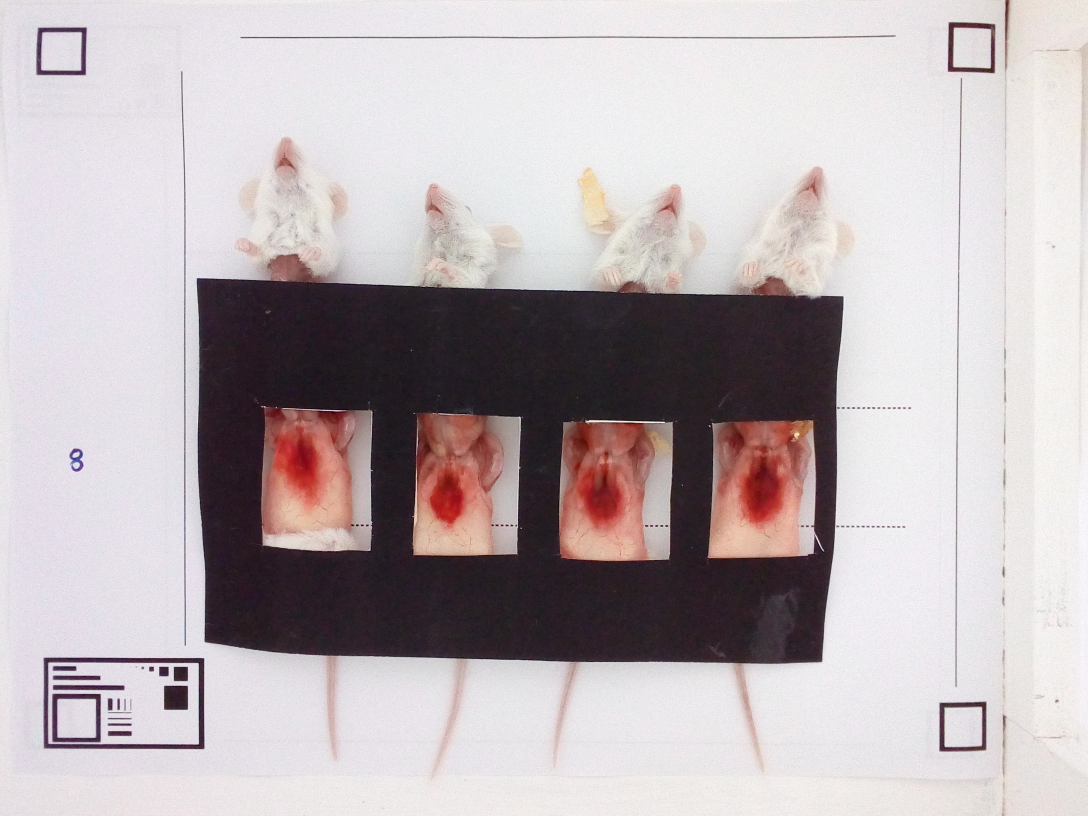
#> input picture example_image.jpg, 3264 x 2448 px (shown at 1/3 size)
$ python -i preprocess.py   (imports and definitions only)
#> lines starting #> are read from the running program, lines starting #| are printed output that depends on the picture; after the words box and inside, x2 and y2 are one past the last pixel; in counts of white or black regions, pixels touching at a corner belong together
import cv2
import numpy as np

def rescale_image(image, res, target_res=6, interpolation=cv2.INTER_CUBIC):

    scale_factor = target_res / res

    new_shape = np.round(np.array(image.shape[:2]) * scale_factor).astype(int)
    new_shape = (new_shape[1], new_shape[0])

    rescaled_image = cv2.resize(image, new_shape, interpolation=cv2.INTER_CUBIC)

    return rescaled_image

def srgb_to_linear(srgb):
    # https://stackoverflow.com/questions/596216/formula-to-determine-perceived-brightness-of-rgb-color/56678483#56678483
    srgb = srgb.astype('float32') / 255.0

    upper = ((srgb + 0.055) / 1.055)**2.4
    lower = srgb / 12.92
    linear = np.where(srgb > 0.04045, upper, lower)

    linear = np.clip(np.round(linear * 255), 0, 255).astype('uint8')
    return linear

def linear_to_srgb(linear):
    linear = linear.astype('float32') / 255.0

    upper = 1.055 * linear**(1.0 / 2.4) - 0.055
    lower = 12.92 * linear
    srgb = np.where(linear > 0.0031308, upper, lower)

    srgb = np.clip(np.round(srgb * 255), 0, 255).astype('uint8')
    return srgb

def auto_white_balance(image, clipping=0.0005):

    # https://stackoverflow.com/questions/48268068/how-do-i-do-the-equivalent-of-gimps-colors-auto-white-balance-in-python-fu

    balanced_image = np.zeros(image.shape)

    for i in range(3):
        hist = np.histogram(image[..., i].ravel(), 256, (0, 256))[0]

        clipping_range = np.where(hist > (hist.sum() * clipping))

        c_min = np.min(clipping_range)
        c_max = np.max(clipping_range)

        balanced_image[...,i] = np.clip(image[...,i], c_min, c_max)
        balanced_image[...,i] = (balanced_image[...,i] - c_min) / (c_max - c_min)

    balanced_image = (balanced_image * 255).astype('uint8')
    return balanced_image

def find_black_square(image, multiscale_factor=0.95, t1=200, t2=200, return_template=False):

    # Convert image to grayscale
    gray_image = cv2.cvtColor(image, cv2.COLOR_RGB2GRAY)

    # Define black square template
    template = np.pad(np.ones((16,16), dtype='uint8') * 255, ((2,2),(2,2)))
    template = np.pad(template, ((2,2),(2,2)), constant_values=255)
    template = cv2.resize(template, (0,0), fx=2, fy=2, interpolation=cv2.INTER_NEAREST)
    edge_template = cv2.Canny(template, 100, 200)

    # Do multiscale template matching on edges
    highest_val = 0
    coordinates = None
    for i in range(30):

        # Scale image and find edges
        current_scale = multiscale_factor**i
        resized_image = cv2.resize(gray_image,
                                   (0,0),
                                   fx=current_scale,
                                   fy=current_scale,
                                   interpolation=cv2.INTER_NEAREST)
        edge_image = cv2.Canny(resized_image, t1, t2)

        # Search for template
        result = cv2.matchTemplate(edge_image, edge_template, cv2.TM_CCOEFF)
        min_val, max_val, min_loc, max_loc = cv2.minMaxLoc(result)

        # Update best match
        if max_val > highest_val:
            highest_val = max_val
            coordinates = np.round(np.array(max_loc) / current_scale).astype(int)
            bbox_size = np.round(template.shape[0] / current_scale).astype(int)

    black_square = image[coordinates[1]:coordinates[1] + bbox_size,
                         coordinates[0]:coordinates[0] + bbox_size,:]
    scaled_template = cv2.resize(template, (bbox_size, bbox_size), interpolation=cv2.INTER_NEAREST)

    if return_template:
        return black_square, scaled_template
    else:
        return black_square

def find_all_black_squares(image, multiscale_factor=0.95, t1=200, t2=200):

    split_value = (np.array(image.shape) / 2).astype(int)

    black_squares = []

    for i in range(2):
        start_x = i * split_value[0]
        end_x = i * split_value[0] + split_value[0]
        for j in range(2):
            start_y = j * split_value[1]
            end_y = j * split_value[1] + split_value[1]

            quadrant = image[start_x:end_x,start_y:end_y,:]
            black_square = find_black_square(quadrant, multiscale_factor=multiscale_factor, t1=t1, t2=t2)
            black_squares.append(black_square)

    return black_squares

def estimate_white_point(image, return_area=False):

    # Threshold grayscale image
    gray_image = cv2.cvtColor(image, cv2.COLOR_RGB2GRAY)
    mask = (cv2.threshold(gray_image, 0.75*255, 255, cv2.THRESH_BINARY)[1] / 255).astype('uint8')

    # Compute white area and white point
    white_area = np.sum(mask)
    white_point = np.sum(image * mask[:,:,None], axis=(0,1)) / white_area

    if return_area:
        return white_point, white_area
    else:
        return white_point

def estimate_black_point(image, return_area=False):

    # Threshold grayscale image
    gray_image = cv2.cvtColor(image, cv2.COLOR_RGB2GRAY)
    mask = 1 - (cv2.threshold(gray_image, 0.25*255, 255, cv2.THRESH_BINARY)[1] / 255).astype('uint8')

    # Compute black area and black point
    black_area = np.sum(mask)
    black_point = np.sum(image * mask[:,:,None], axis=(0,1)) / black_area

    if return_area:
        return black_point, black_area
    else:
        return black_point

def estimate_pixel_resolution(image, inner_area=10**2, return_pixel_area=False):

    # Threshold grayscale image
    gray_image = cv2.cvtColor(image, cv2.COLOR_RGB2GRAY)
    mask = (cv2.threshold(gray_image, 127, 255, cv2.THRESH_BINARY)[1] / 255).astype('uint8')

    # Connected components
    # from scipy.ndimage import label, generate_binary_structure
    # labeled_array, num_features = label(mask, structure=generate_binary_structure(2,1))
    num_features, labeled_array = cv2.connectedComponents(mask)

    # Find and mask largest object
    object_mask = (labeled_array == np.argmax([np.sum(labeled_array == i) for i in range(num_features)]))

    # Compute pixel area and resolution
    pixel_area = np.sum(object_mask)
    pixel_resolution = np.sqrt(inner_area) / np.sqrt(pixel_area)

    if return_pixel_area:
        return pixel_resolution, pixel_area
    else:
        return pixel_resolution

def compute_square_info(black_squares, inner_area=10**2):

    total_inner_area = 0
    total_pixel_area = 0

    total_white_area = 0
    total_white_point = np.zeros(3)

    total_black_area = 0
    total_black_point = np.zeros(3)

    for i in range(len(black_squares)):

        pixel_resolution, pixel_area = estimate_pixel_resolution(black_squares[i],
                                                                 inner_area=inner_area,
                                                                 return_pixel_area=True)
        total_inner_area += inner_area
        total_pixel_area += pixel_area

        white_point, white_area = estimate_white_point(black_squares[i],
                                                       return_area=True)
        black_point, black_area = estimate_black_point(black_squares[i],
                                                       return_area=True)
        total_white_point += white_point * white_area
        total_white_area += white_area

        total_black_point += black_point * black_area
        total_black_area += black_area

    white_point = total_white_point / total_white_area
    black_point = total_black_point / total_black_area

    pixel_resolution = 1 / (np.sqrt(total_inner_area) / np.sqrt(total_pixel_area))

    return white_point, black_point, pixel_resolution

def white_balance(image, white_point, black_point):

    image = image.astype(float)

    lum = np.mean(white_point)
    image[...,0] = (image[...,0] - black_point[0]) * lum / (white_point[0] - black_point[0])
    image[...,1] = (image[...,1] - black_point[1]) * lum / (white_point[1] - black_point[1])
    image[...,2] = (image[...,2] - black_point[2]) * lum / (white_point[2] - black_point[2])

    image = np.round(np.clip(image, 0, 255)).astype('uint8')

    return image

def rescale_image(image, res, target_res=6, interpolation=cv2.INTER_CUBIC):

    scale_factor = target_res / res

    new_shape = np.round(np.array(image.shape[:2]) * scale_factor).astype(int)
    new_shape = (new_shape[1], new_shape[0])

    rescaled_image = cv2.resize(image, new_shape, interpolation=cv2.INTER_CUBIC)

    return rescaled_image

def preprocess_image(image, inner_area=10**2, target_res=5):

    # Convert to linear RGB color space
    image = srgb_to_linear(image)

    # Apply automatic white balancing
    image = auto_white_balance(image)

    # Apply template white balancing
    black_squares = find_all_black_squares(image)
    white_point, black_point, pixel_resolution = compute_square_info(black_squares, inner_area=inner_area)
    image = white_balance(image, white_point, black_point)

    # Convert back to gamma RGB color space
    image = linear_to_srgb(image)

    # Rescale image to have a resolution of 5 pixels per mm
    image = rescale_image(image, pixel_resolution, target_res=target_res, interpolation=cv2.INTER_CUBIC)

    return image

>>> import cv2
>>> picture = cv2.cvtColor(cv2.imread('../example_image.jpg'), cv2.COLOR_BGR2RGB)
>>> result = preprocess_image(picture)
#> in srgb_to_linear, `upper = ((srgb + 0.055) / 1.055)**2.4`:
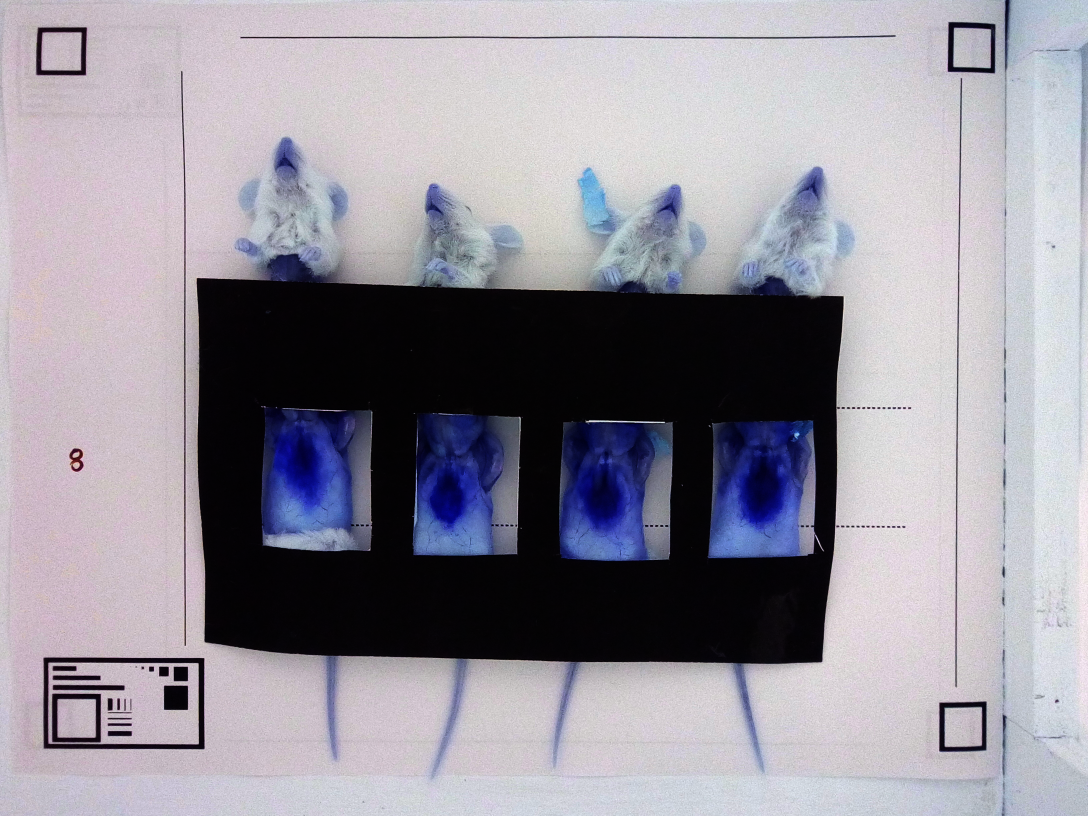
#> upper: shape (2448, 3264, 3) float32 (shown at 1/3 size); mean of channels 0, 1, 2 0.626, 0.58, 0.589; drawn as B, G, R
#> the loop in auto_white_balance, `for i in range(3):` made 3 passes
#> (c_min, c_max) on passes 1 to 3: (2, 246), (1, 239), (1, 244)
#> after the loop in find_all_black_squares, `for i in range(2):`:
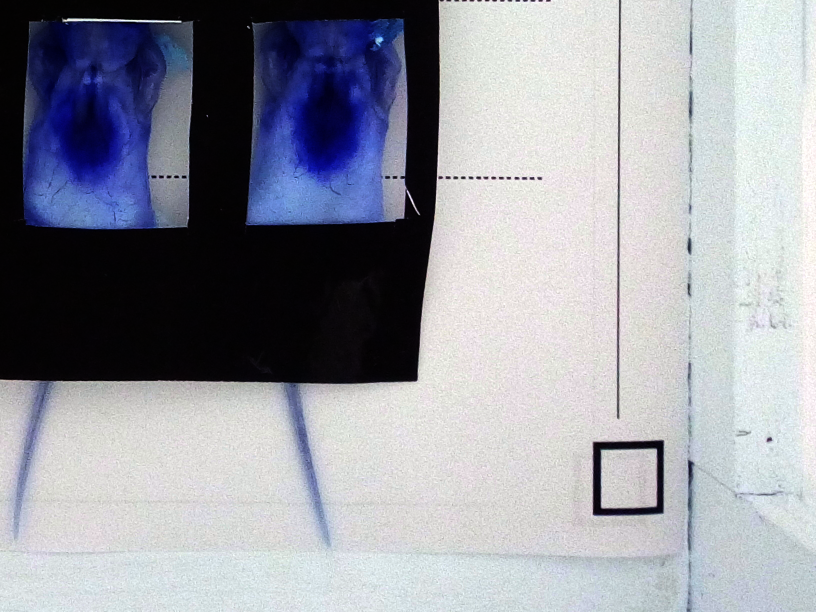
#> quadrant: shape (1224, 1632, 3) (shown at 1/2 size); mean of channels 0, 1, 2 163.5, 154, 151.7; drawn as B, G, R
#> after the loop in find_all_black_squares, `for i in range(2):`: black_squares = 4 items
#> the loop in compute_square_info, `for i in range(len(black_squares)): ` made 4 passes
#> (pixel_area, pixel_resolution, total_inner_area, total_pixel_area, white_area, white_point, black_area, black_point) on passes 1 to 4: (13379, 0.0865, 100, 13379, 15206, [201.9, 198.6, 208.5], 7002, [23.85, 13.64, 27.61]), (13025, 0.0876, 200, 26404, 14347, [205.2, 201.2, 199], 7169, [27.04, 12.34, 14.46]), (13139, 0.0872, 300, 39543, 11685, [201.9, 196.7, 207.5], 9411, [19.47, 9.78, 20.67]), (13022, 0.0876, 400, 52565, 13259, [204.6, 203.4, 206.5], 4283, [27.73, 14.43, 17.86])
#> pass 1, in estimate_pixel_resolution, `gray_image = cv2.cvtColor(image, cv2.COLOR_RGB2GRAY)`:
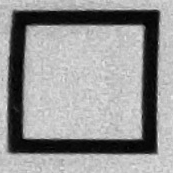
#> gray_image: shape (173, 173); min 1, max 236, mean 149.3
#> pass 1, in estimate_pixel_resolution, `mask = (cv2.threshold(gray_image, 127, 255, cv2.THRESH_BINARY)[1] / 25..`:
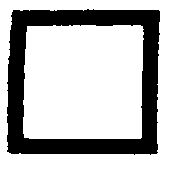
#> mask: shape (173, 173); values 0 (black) and 1 (white), 72.9% white; 1 black region, box (x1, y1, x2, y2) and area: (7, 9, 160, 155) 8113
#> pass 1, in estimate_pixel_resolution, `num_features, labeled_array = cv2.connectedComponents(mask)`:
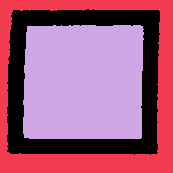
#> labeled_array: shape (173, 173) int32; 3 distinct labels, from 0 to 2; one colour per label, 0 black
#> pass 1, in estimate_pixel_resolution, `object_mask = (labeled_array == np.argmax([np.sum(labeled_array == i) ..`:
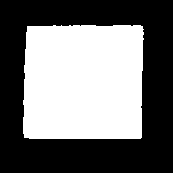
#> object_mask: shape (173, 173) bool; 44.7% white; 1 white region, box (x1, y1, x2, y2) and area: (23, 25, 144, 139) 13379
#> after the loop in compute_square_info, `for i in range(len(black_squares)):`: total_black_area = 27865; total_inner_area = 400; total_pixel_area = 52565; total_white_area = 54497
#> in compute_square_info, `white_point = total_white_point / total_white_area`: white_point = [203.4, 200.1, 205.3]
#> in compute_square_info, `black_point = total_black_point / total_black_area`: black_point = [23.79, 12.12, 20.38]
#> in compute_square_info, `pixel_resolution = 1 / (np.sqrt(total_inner_area) / np.sqrt(total_pixe..`: pixel_resolution = 11.46
#> in preprocess_image, `white_point, black_point, pixel_resolution = compute_square_info(black..`: white_point = [203.4, 200.1, 205.3]; black_point = [23.79, 12.12, 20.38]; pixel_resolution = 11.46
#> in white_balance, `lum = np.mean(white_point)`: lum = 202.9
#> in linear_to_srgb, `upper = 1.055 * linear**(1.0 / 2.4) - 0.055`:
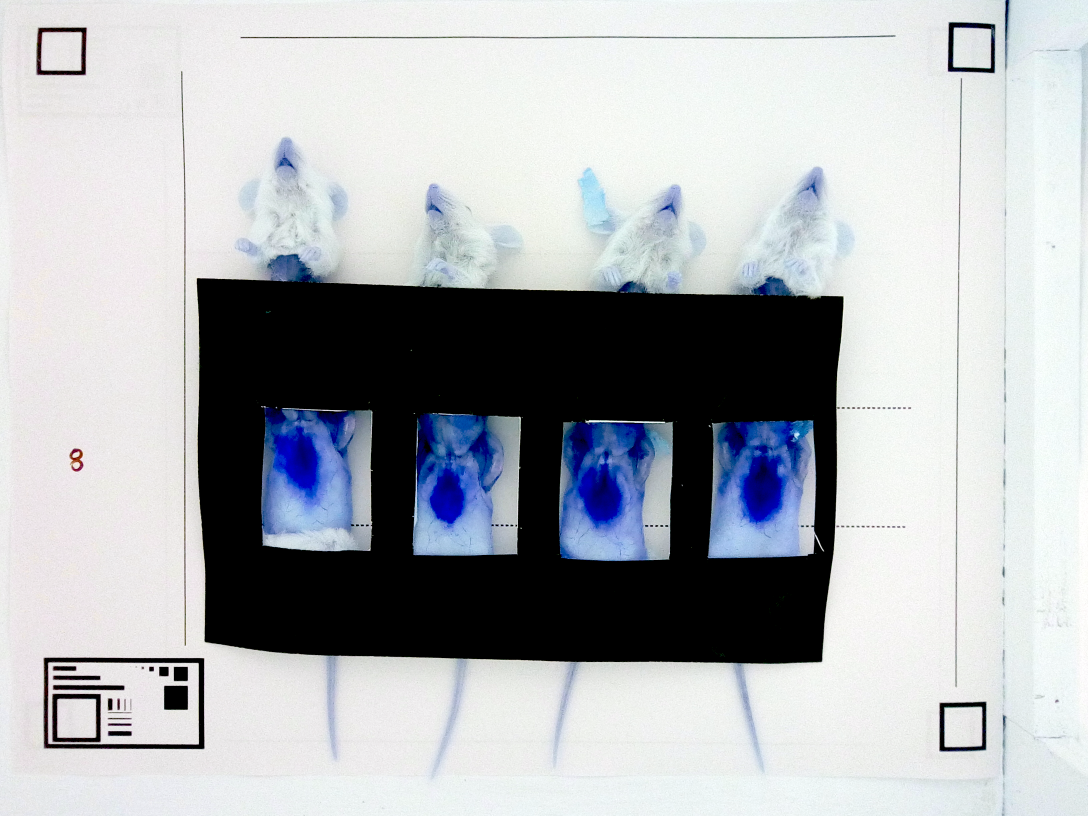
#> upper: shape (2448, 3264, 3) float32 (shown at 1/3 size); mean of channels 0, 1, 2 0.743, 0.726, 0.713; drawn with min black and max white
#> in rescale_image, `scale_factor = target_res / res`: scale_factor = 0.436
#> in rescale_image, `new_shape = np.round(np.array(image.shape[:2]) * scale_factor).astype(..`: new_shape = [1068, 1424]
#> in rescale_image, `new_shape = (new_shape[1], new_shape[0])`: new_shape = (1424, 1068)
